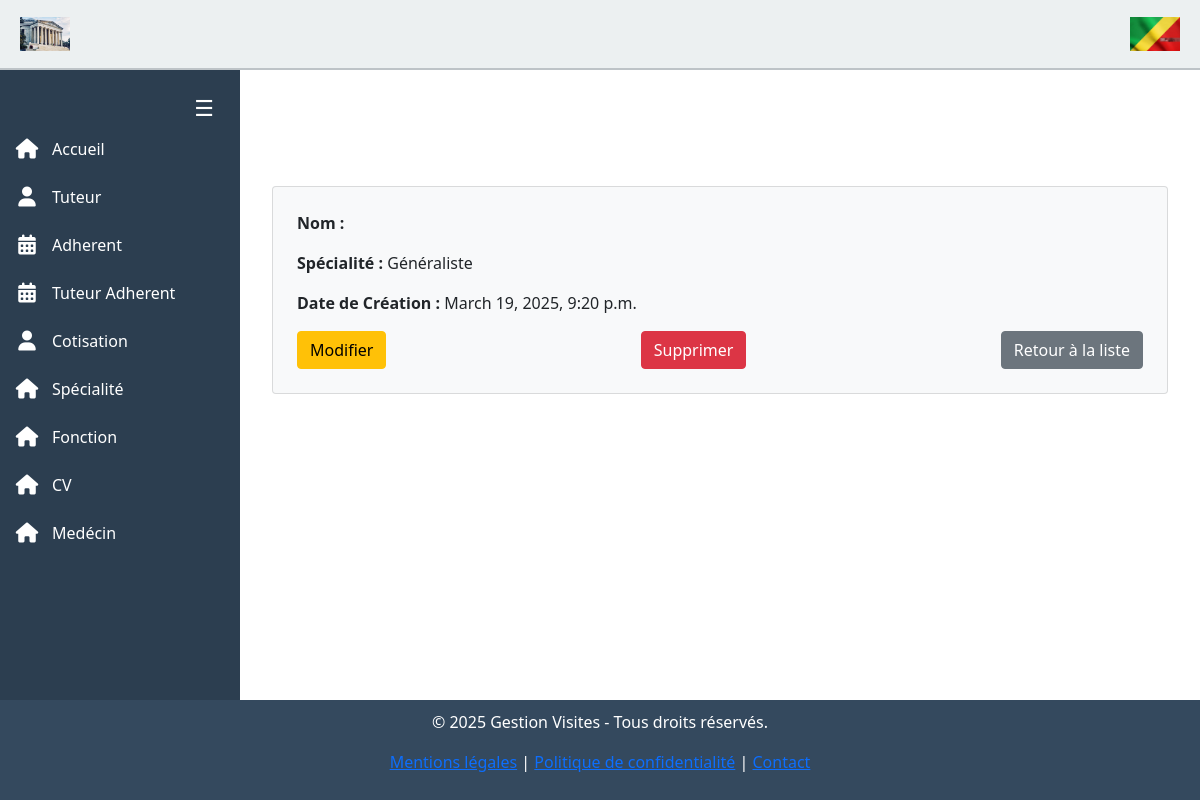
Page /medecin/1/ on the committed database.
### medecin/models.py (models this page shows)
class Medecin(User):
   statut = models.CharField(max_length=15, default='Medecint')
   specialite= models.ForeignKey(Specialite, on_delete=models.CASCADE)  # Renommé

### specialite/models.py (models this page shows)
class  Specialite(models.Model):
    designation = models.CharField(max_length=30)
    def __str__(self):
        return f"{self.designation}"

### user/models.py (models this page shows, shortened)
class User(models.Model):
    last_name = models.CharField(max_length=50, null=True, blank=False, validators=[validate_no_numbers])
    first_name = models.CharField(max_length=50, null=True, blank=True, validators=[validate_no_numbers])
    sexe = models.CharField(max_length=50, choices=[('Masculin', 'Masculin'), ('Féminin', 'Féminin')])
    date_naissance = models.DateField(null=True, blank=True)
    lieu_naissance = models.CharField(max_length=50, null=True, blank=True)
    lieu_residence = models.CharField(max_length=50, null=True, blank=True)
    adresse = models.CharField(max_length=50, null=True, blank=True)
    email = models.EmailField(max_length=40, unique=True, default='example@example.com')
    telephone = models.CharField(max_length=15, blank=True, null=True)
    date_creation = models.DateTimeField(auto_now_add=True)
    image = models.ImageField(default="1.png", upload_to='adherent/', blank=True, null=True)
    groups = models.ManyToManyField(
        'auth.Group',
        related_name="custom_user_groups",
        blank=True
    )
    user_permissions = models.ManyToManyField(
        'auth.Permission',
        related_name="custom_user_permissions",
        blank=True
    )

### medecin/views.py (the view)
# urls.py: path('<int:id>/', views.medecin_detail, name='information'),
def medecin_detail(request, id):
    medecin = get_object_or_404(Medecin, id=id)
    return render(request, 'medecin/medecin_detail.html', {'medecin': medecin})

### medecin/templates/medecin/medecin_detail.html (shortened to what this page needs)
{% extends 'template_base.html' %}
{% block contenue %}
<div class="container mt-4">
    <h1 class="text-center mb-4 text-white">Détails du Médecin</h1>
    <div class="card p-4 bg-light">
        <p><strong>Nom :</strong> {{ medecin.nom }}</p>
        <p><strong>Spécialité :</strong> {{ medecin.specialite }}</p>
        <p><strong>Date de Création :</strong> {{ medecin.date_creation }}</p>
        <div class="d-flex justify-content-between">
            <a href="{% url 'medecin:modifier' medecin.id %}" class="btn btn-warning">
                 Modifier
            </a>
            <a href="{% url 'medecin:supprimer' medecin.id %}" class="btn btn-danger">
                 Supprimer
            </a>
            <a href="{% url 'medecin:medecin' %}" class="btn btn-secondary">
                 Retour à la liste
            </a>
        </div>
    </div>
</div>
{% endblock %}

### templates/template_base.html (style rules this page uses)
.card { transition: transform 0.3s ease, box-shadow 0.3s ease; }

### rows in the picture
Medecin: specialite "Généraliste"
User: date_creation "March 19, 2025, 9:20 p.m."
